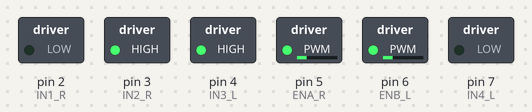
Recording of a sketch running on a simulated Arduino Uno, built with avr-gcc and run on an emulated ATmega328P. On the bench: switched loads named in the sketch (green lamp = pin HIGH). At 23.3 s the program stops and its outputs stay as they are.

Above: at 0.05 s.
At 2.55 s:
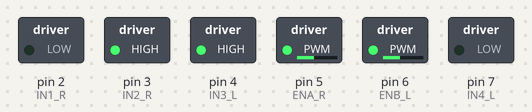
At 5.05 s:
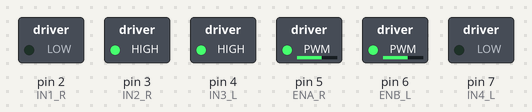
At 10.15 s:
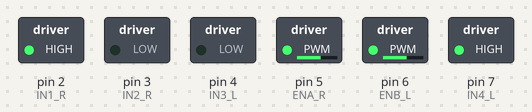
At 15.25 s:
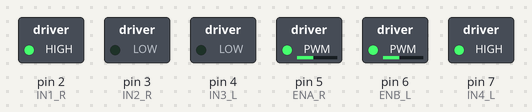
At 23.4 s:
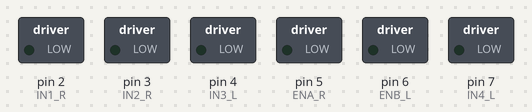
Timing chart, 0 to 24.8 s (numbered marks = the images above):
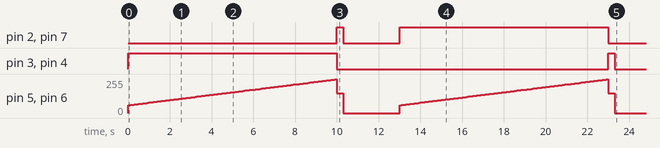

The sketch:

motor_controller.ino
```cpp
// Определение пинов для правого мотора
#define ENA_R 5   // ШИМ-контроль скорости
#define IN1_R 2   // Направление 1
#define IN2_R 3   // Направление 2

// Определение пинов для левого мотора
#define ENB_L 6   // ШИМ-контроль скорости
#define IN3_L 4   // Направление 1
#define IN4_L 7   // Направление 2

// Константы скорости
const int MIN_SPEED = 60;   // Минимальная рабочая скорость (0-255)
const int MAX_SPEED = 255;  // Максимальная скорость
const int ACCEL_STEPS = 100; // Шагов разгона
const int ACCEL_TIME = 10000; // Время разгона (мс)
const int STEP_DELAY = ACCEL_TIME / ACCEL_STEPS; // Задержка между шагами
const int BRAKE_POWER = 150; // Мощность торможения (0-255)
const int BRAKE_TIME = 300;  // Время торможения (мс)

void setup() {
  // Настройка пинов управления как выходы
  // Правый мотор
  pinMode(ENA_R, OUTPUT);
  pinMode(IN1_R, OUTPUT);
  pinMode(IN2_R, OUTPUT);

  // Левый мотор
  pinMode(ENB_L, OUTPUT);
  pinMode(IN3_L, OUTPUT);
  pinMode(IN4_L, OUTPUT);

  // Изначальная остановка моторов
  brakeMotors();
}

void loop() {
  // Движение вперед с разгоном
  setRightMotorForward();
  setLeftMotorBackward();
  accelerateMotors(MIN_SPEED, MAX_SPEED);

  // Остановка на 3 секунды с активным торможением
  activeBrake();
  delay(3000 - BRAKE_TIME); // Компенсируем время торможения

  // Движение назад с разгоном
  setRightMotorBackward();
  setLeftMotorForward();
  accelerateMotors(MIN_SPEED, MAX_SPEED);

  // Финальная остановка с активным торможением
  activeBrake();

  // Остановка программы
  while(true);
}

// Установить направление "Вперед" для правого мотора
void setRightMotorForward() {
  digitalWrite(IN1_R, LOW);
  digitalWrite(IN2_R, HIGH);
}

// Установить направление "Назад" для правого мотора
void setRightMotorBackward() {
  digitalWrite(IN1_R, HIGH);
  digitalWrite(IN2_R, LOW);
}

// Установить направление "Вперед" для левого мотора
void setLeftMotorForward() {
  digitalWrite(IN3_L, LOW);
  digitalWrite(IN4_L, HIGH);
}

// Установить направление "Назад" для левого мотора
void setLeftMotorBackward() {
  digitalWrite(IN3_L, HIGH);
  digitalWrite(IN4_L, LOW);
}

// Функция плавного разгона для обоих моторов
void accelerateMotors(int startSpeed, int endSpeed) {
  float speedIncrement = (endSpeed - startSpeed) / (float)ACCEL_STEPS;
  float currentSpeed = startSpeed;

  for(int i = 0; i < ACCEL_STEPS; i++) {
    analogWrite(ENA_R, (int)currentSpeed);
    analogWrite(ENB_L, (int)currentSpeed);
    currentSpeed += speedIncrement;
    delay(STEP_DELAY);
  }
  analogWrite(ENA_R, endSpeed);
  analogWrite(ENB_L, endSpeed);
}

// Функция пассивной остановки моторов
void brakeMotors() {
  // Правый мотор
  analogWrite(ENA_R, 0);
  digitalWrite(IN1_R, LOW);
  digitalWrite(IN2_R, LOW);

  // Левый мотор
  analogWrite(ENB_L, 0);
  digitalWrite(IN3_L, LOW);
  digitalWrite(IN4_L, LOW);
}

// Функция активного торможения с обратным усилием
void activeBrake() {
  // Определение текущего направления
  bool rightForward = (digitalRead(IN1_R) == LOW && digitalRead(IN2_R) == HIGH);
  bool leftForward = (digitalRead(IN3_L) == LOW && digitalRead(IN4_L) == HIGH);

  // Подача обратного напряжения
  if(rightForward) {
    setRightMotorBackward();
  } else {
    setRightMotorForward();
  }

  if(leftForward) {
    setLeftMotorBackward();
  } else {
    setLeftMotorForward();
  }

  // Подача тормозного усилия
  analogWrite(ENA_R, BRAKE_POWER);
  analogWrite(ENB_L, BRAKE_POWER);

  // Длительность торможения
  delay(BRAKE_TIME);

  // Полная остановка
  brakeMotors();
}
```

Measured:
- by itself, pin 2 (IN1_R), pin 7 (IN4_L): LOW → HIGH at 10.0 s, → LOW 0.30 s later, → HIGH 2.7 s later, → LOW 10.0 s later
- by itself, pin 3 (IN2_R), pin 4 (IN3_L): LOW → HIGH at 0.00 s, → LOW 10.0 s later, → HIGH 13.0 s later, → LOW 0.30 s later
